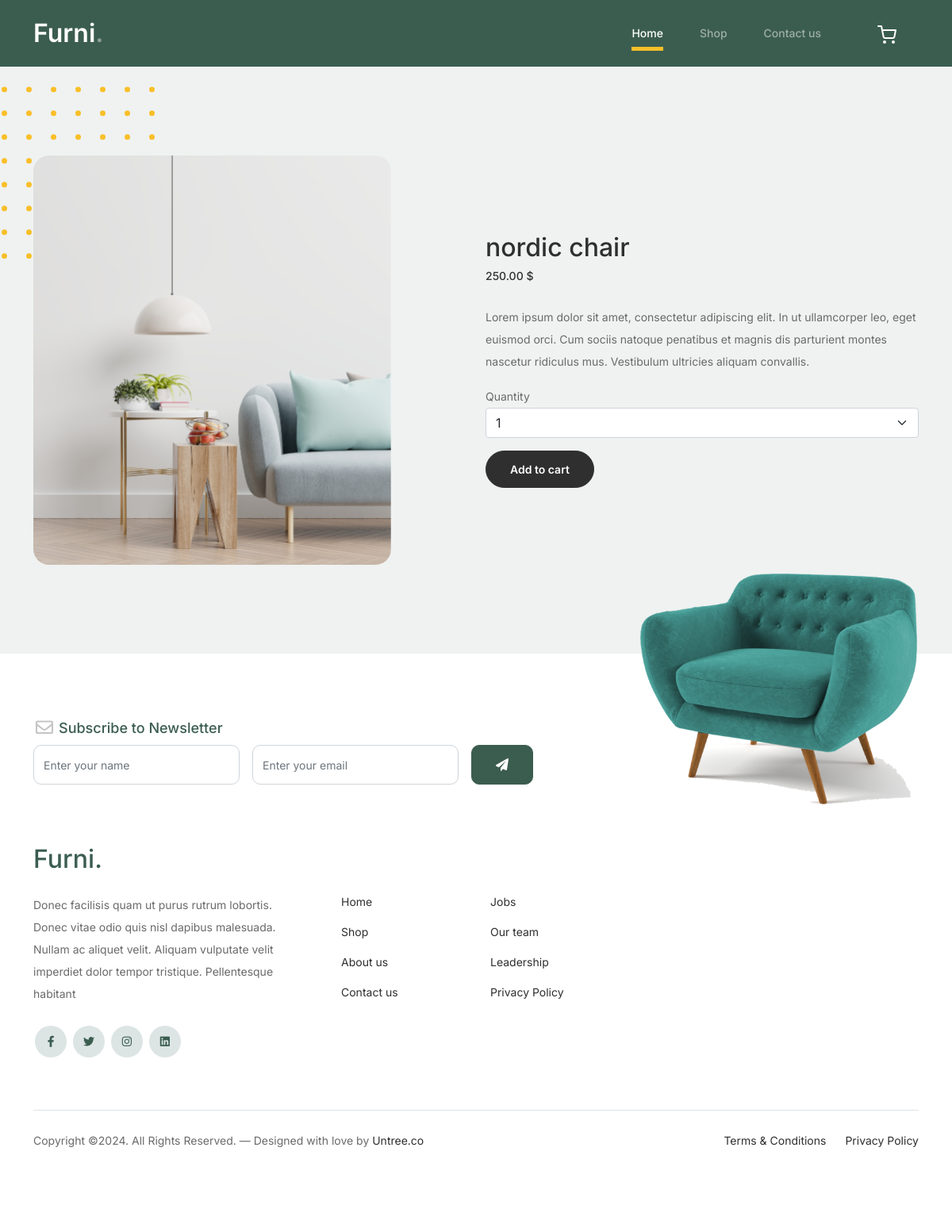
The page /shop/1/chair/ on the database its author committed.
### shop/models.py (models this page shows, shortened)
class Product(models.Model):
    category = models.ForeignKey(Category,
    related_name='products', on_delete=models.CASCADE)
    name = models.CharField(max_length=200, db_index=True)
    slug = models.SlugField(max_length=200, db_index=True)
    image = models.ImageField(upload_to='products\%Y\%m\%d',
    blank=True)
    description = models.TextField(blank=True)
    price = models.DecimalField(max_digits=10, decimal_places=2)
    stock = models.IntegerField()
    available = models.BooleanField(default=True)
    trending_product = models.BooleanField(default=False)
    created = models.DateTimeField(auto_now_add=True)
    updated = models.DateTimeField(auto_now=True)
    class Meta:
        ordering = ('name',)
        index_together = (('id', 'slug'),)

### shop/views.py (the view)
# urls.py: path('<int:id>/<slug:slug>/', views.product_detail, name='product_detail'),
def product_detail(request, id, slug):
    cart_product_form = CartAddProductForm()
    product = get_object_or_404(Product, id=id, slug=slug, available=True)
    context = {
        'product': product ,
        'cart_product_form' : cart_product_form ,
    }
    return render(request,'shop/detail.html',context)

### cart/forms.py
class CartAddProductForm(forms.Form):
    quantity = forms.TypedChoiceField(choices=PRODUCT_QUANTITY_CHOICES,coerce=int)
    override = forms.BooleanField(required=False,initial=False,widget=forms.HiddenInput)

### shop/templates/shop/detail.html (shortened to what this page needs)
{% extends "base.html" %}
{% load static %}
{% load widget_tweaks %}
{% block content %}
		<div class="why-choose-section">
			<div class="container">
				<div class="row justify-content-between align-items-center">
                    <div class="col-lg-5">
						<div class="img-wrap">
							<img src="{% static "images/why-choose-us-img.jpg" %} " alt="Image" class="img-fluid">
						</div>
					</div>
					<div class="col-lg-6">
						<h2 class="section-title">{{product.name}}</h2>
                        <div class="feature">
                            <h3>{{product.price}} $</h3>
                        </div>
						<p> {{product.description}} </p>
                        <form action="{% url "cart:cart_add" product.id %}" method="post">
                            <label> Quantity </label>
                            {% render_field cart_product_form.quantity class="form-select" %}
                            <input type="submit" value="Add to cart" class="mt-3 btn btn-outline-black btn-sm btn-block">
                        </form>
					</div>
				</div>
			</div>
		</div>
{% endblock content %}

### static/css/style.css (style rules this page uses)
body { overflow-x: hidden; position: relative; }
body { font-family: "Inter", sans-serif; font-weight: 400; line-height: 28px; color: #6a6a6a; font-size: 14px; background-color: #eff2f1; }
.btn { font-weight: 600; padding: 12px 30px; border-radius: 30px; color: #ffffff; background: #2f2f2f; border-color: #2f2f2f; }
.section-title { color: #2f2f2f; }
.why-choose-section { padding: 7rem 0; }
.why-choose-section .img-wrap { position: relative; }
.why-choose-section .img-wrap:before { position: absolute; content: ""; width: 255px; height: 217px; background-image: url("../images/dots-yellow.svg"); background-repeat: no-repeat; background-size: contain; -webkit-transform: translate(-40%, -40%); -ms-transform: translate(-40%, -40%); transform: translate(-40%, -40%); z-index: -1; }
.why-choose-section .img-wrap img { border-radius: 20px; }
.feature { margin-bottom: 30px; }
.feature h3 { font-size: 14px; color: #2f2f2f; }

### rows shown on the page
Product: name "nordic chair", price "250.00", description "Lorem ipsum dolor sit amet, consectetur adipiscing elit. In ut ullamcorper leo, eget euismod orci. Cum sociis natoque penatibus et magnis dis parturient montes nascetur ridiculus mus. Vestibulum ultricies aliquam convallis."
